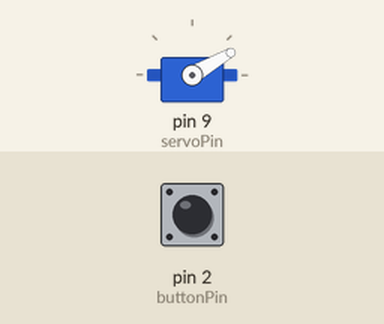
This sketch was run on a simulated Arduino Uno, built with avr-gcc and run on an emulated ATmega328P. Shown: servo. The inputs (shaded band) are chosen by the test bench; at power-on: pin 2 (buttonPin) HIGH.

Above: at 1.2 s.
1.3 s: pin 2 (buttonPin) pulled LOW for 0.15 s
At 1.37 s:
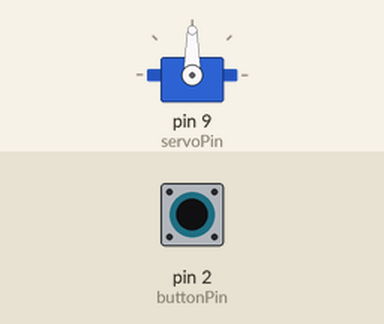
2.9 s: pin 2 (buttonPin) pulled LOW for 3.2 s
At 6.9 s:
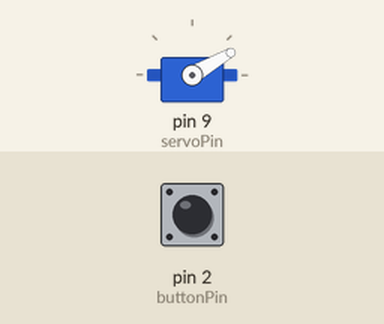
Timing chart, 0 to 8.4 s (numbered marks = the images above; inputs shaded):
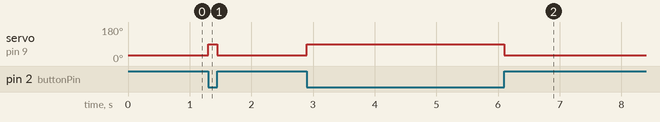

The sketch:

09-servo-button-hold.ino
```cpp
// Experiment 09: Hold the button for the 90-degree target.
// D2 connects to GND when pressed; internal pull-up is enabled.
#include <Servo.h>

Servo myServo;

const int servoPin = 9;
const int buttonPin = 2;

void setup()
{
    myServo.attach(servoPin);
    pinMode(buttonPin, INPUT_PULLUP);
}

void loop()
{
    int buttonState = digitalRead(buttonPin);

    if (buttonState == LOW) {
        myServo.write(90);
    } else {
        myServo.write(30);
    }
}
```

Measured:
- after the input at 1.3 s, servo on pin 9 (servoPin): 30° → 90° at once, → 30° 0.15 s later
- after the input at 2.9 s, servo on pin 9 (servoPin): 30° → 90° at once, → 30° 3.2 s later
